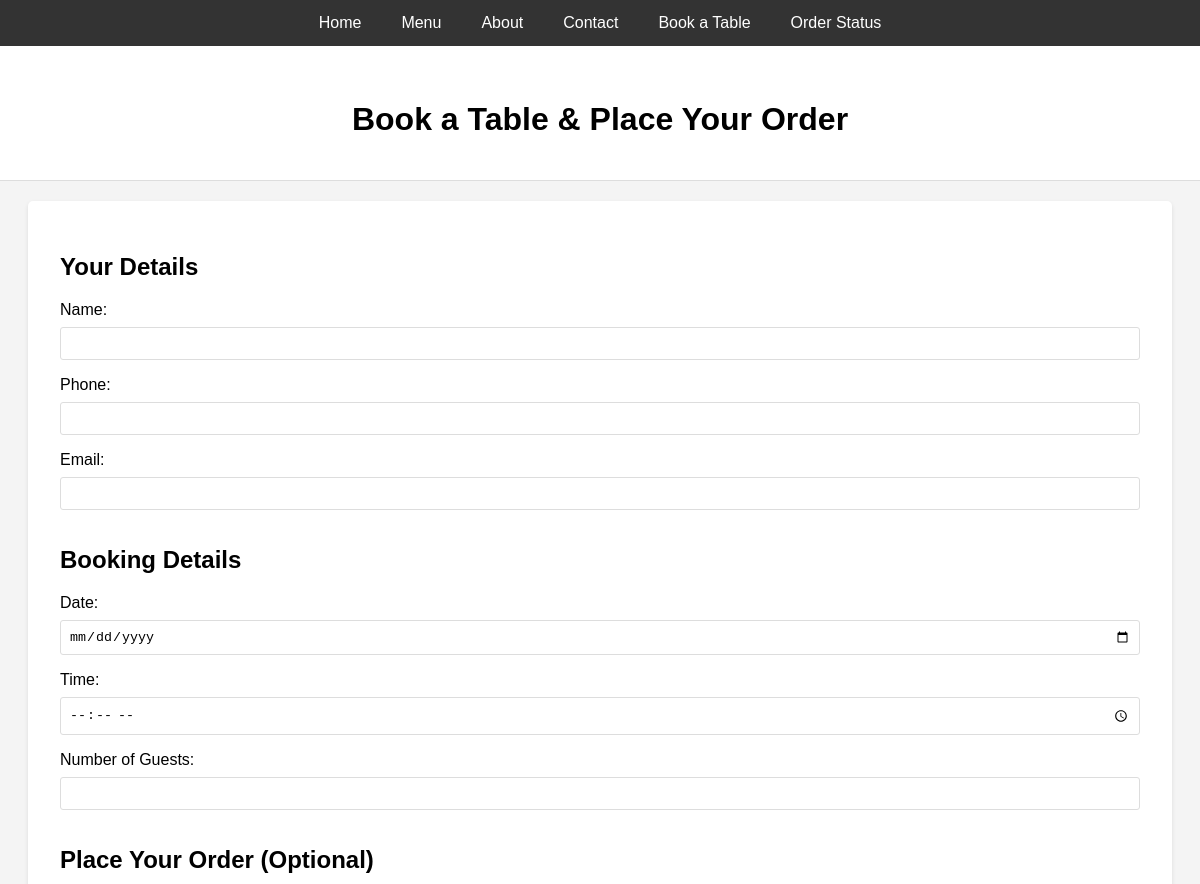
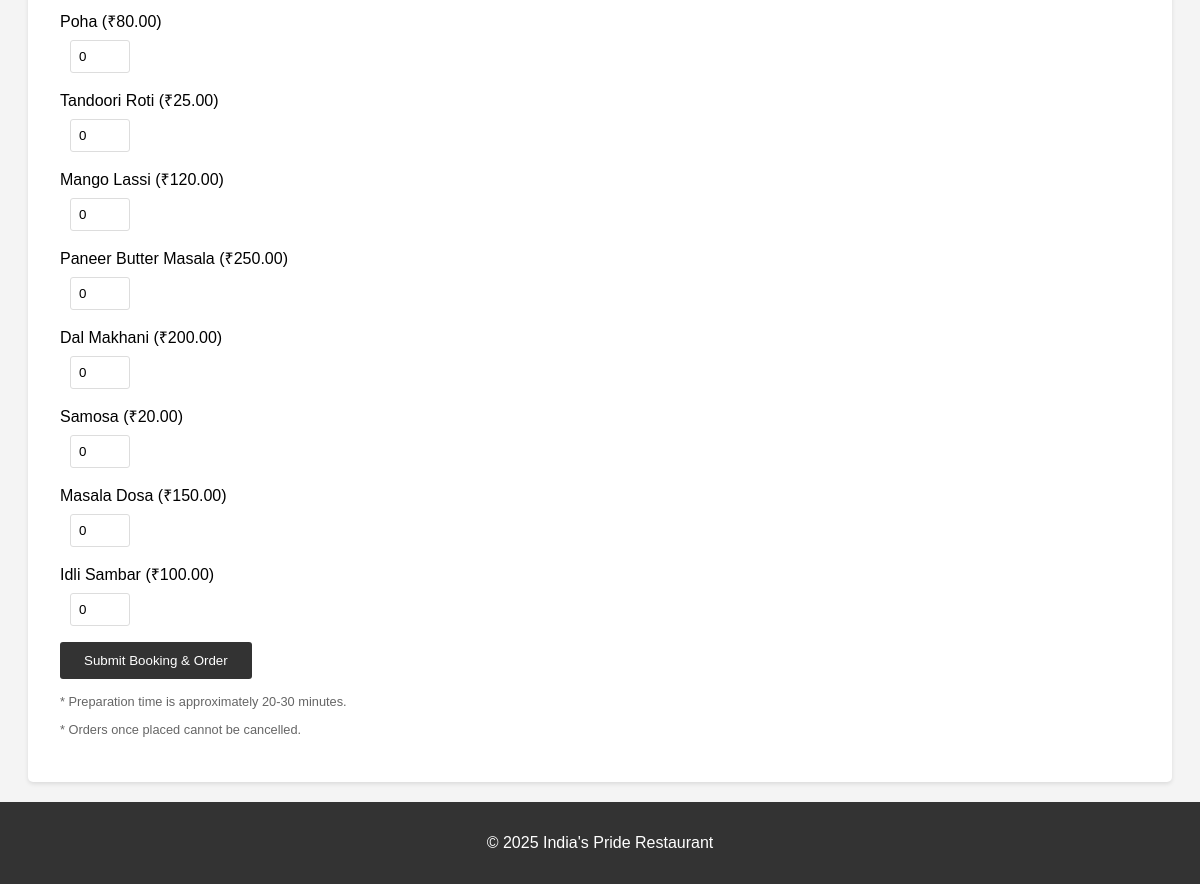
Screenshot of /booking.php with the database file from the repository (2 pictures, top to bottom).
### tables this page shows
CREATE TABLE `menu` (
  `id` int(11) NOT NULL,
  `category` varchar(50) NOT NULL,
  `name` varchar(100) NOT NULL,
  `description` text DEFAULT NULL,
  `price` decimal(10,2) NOT NULL
);

### booking.php (the view, shortened to what this page needs)
<!DOCTYPE html>
<html lang="en">
<head>
    <link rel="stylesheet" href="style.css">
</head>
<body>
    <nav class="top-nav">
        <a href="index.php">Home</a>
        <a href="menu.php">Menu</a>
        <a href="about.php">About</a>
        <a href="contact.php">Contact</a>
        <a href="booking.php">Book a Table</a>
        <a href="order_status.php">Order Status</a>
    </nav>
    <header class="page-header">
        <h1>Book a Table & Place Your Order</h1>
    </header>
    <div class="container">
        <form action="<?php echo htmlspecialchars($_SERVER["PHP_SELF"]); ?>" method="post">
            <h2>Your Details</h2>
            <label for="name">Name:</label>
            <input type="text" id="name" name="name" required>
            <label for="phone">Phone:</label>
            <input type="tel" id="phone" name="phone" required>
            <label for="email">Email:</label>
            <input type="email" id="email" name="email">
            <h2>Booking Details</h2>
            <label for="booking_date">Date:</label>
            <input type="date" id="booking_date" name="booking_date" required>
            <label for="booking_time">Time:</label>
            <input type="time" id="booking_time" name="booking_time" required>
            <label for="num_guests">Number of Guests:</label>
            <input type="number" id="num_guests" name="num_guests" min="1" required>
            <h2>Place Your Order (Optional)</h2>
            <?php
            require_once "config.php";
            $sql_menu = "SELECT id, name, price FROM menu ORDER BY category";
            $menu_result = mysqli_query($link, $sql_menu);
            while($menu_item = mysqli_fetch_assoc($menu_result)){
                echo "<div>";
                echo "<label for='item_".$menu_item['id']."'>" . htmlspecialchars($menu_item['name']) . " (₹" . htmlspecialchars($menu_item['price']) . ")</label>";
                echo "<input type='number' name='order_items[".$menu_item['id']."]' id='item_".$menu_item['id']."' min='0' value='0' style='width: 60px; margin-left: 10px;'>";
                echo "</div>";
            }
            ?>
            <button type="submit">Submit Booking & Order</button>
             <div class="order-notes">
                <p>* Preparation time is approximately 20-30 minutes.</p>
                <p>* Orders once placed cannot be cancelled.</p>
            </div>
        </form>
    </div>
    <footer>
        <p>&copy; 2025 India's Pride Restaurant</p>
    </footer>
</body>
</html>

### style.css (style rules this page uses)
body, html { margin: 0; padding: 0; font-family: Arial, sans-serif; background-color: #f4f4f4; }
html, body.home { height: 100%; }
.top-nav { position: fixed; top: 0; width: 100%; display: flex; justify-content: center; background-color: #333; z-index: 10; }
.top-nav a { color: #fff; padding: 14px 20px; text-decoration: none; text-align: center; transition: background-color 0.3s; }
footer { text-align: center; padding: 1rem 0; background-color: #333; color: #fff; }
.page-header { padding-top: 80px; padding-bottom: 20px; text-align: center; background-color: #fff; border-bottom: 1px solid #ddd; }
.container { width: 90%; max-width: 1100px; margin: 20px auto; padding: 2rem; background: #fff; border-radius: 5px; box-shadow: 0 2px 4px rgba(0,0,0,0.1); }
form { background: transparent; padding: 0; }
form label { display: block; margin-bottom: 0.5rem; }
form input, form select, form textarea { width: 100%; padding: 0.5rem; margin-bottom: 1rem; border-radius: 3px; border: 1px solid #ddd; box-sizing: border-box; }
form button { background: #333; color: #fff; padding: 0.7rem 1.5rem; border: none; border-radius: 3px; cursor: pointer; }
.order-notes { font-size: 0.8em; color: #666; margin-top: 15px; }

### rows the page displays
menu: name "Poha", price "80.00"
menu: name "Tandoori Roti", price "25.00"
menu: name "Mango Lassi", price "120.00"
menu: name "Paneer Butter Masala", price "250.00"
menu: name "Dal Makhani", price "200.00"
menu: name "Samosa", price "20.00"
menu: name "Masala Dosa", price "150.00"
menu: name "Idli Sambar", price "100.00"
